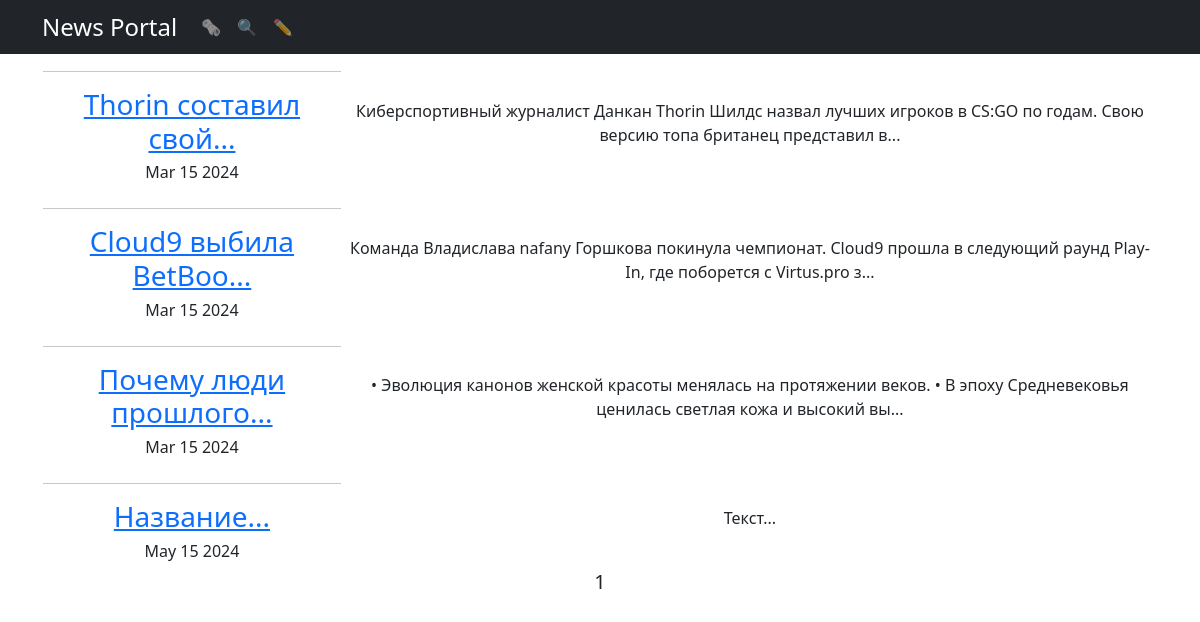
The app's page /, older data.
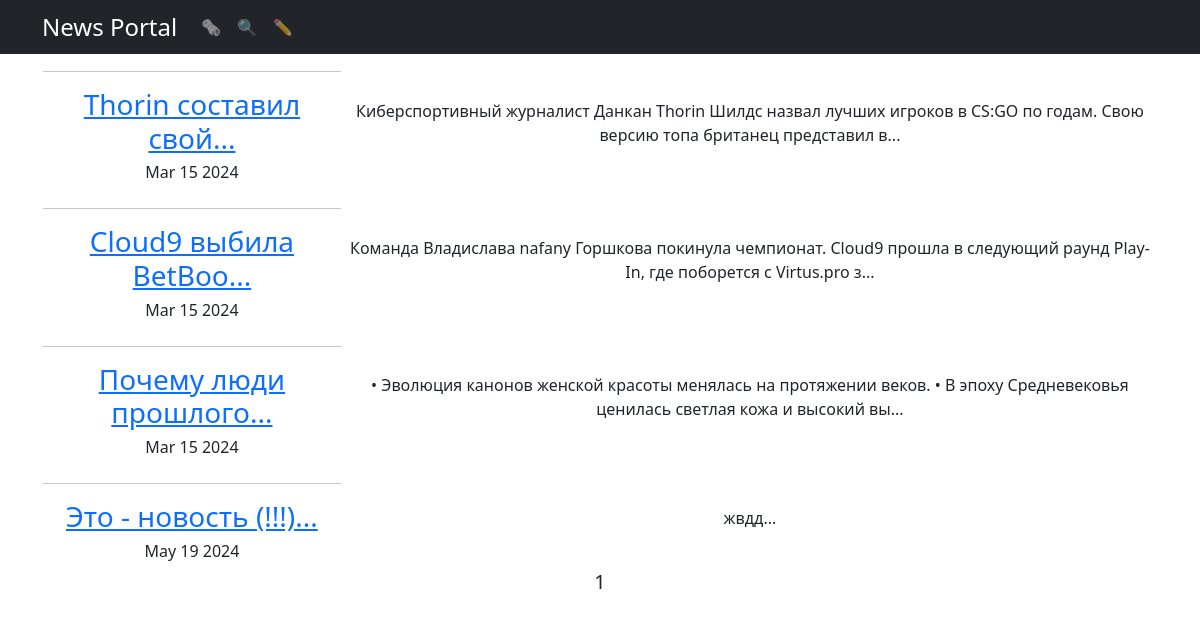
The same page, newer data.
### news/models.py (models this page shows, shortened)
class Post(models.Model):
    content_type = models.CharField(max_length = 2,
                                  choices = CONTENT_TYPE,
                                  default = article)
    author = models.ForeignKey("Author", on_delete = models.CASCADE)
    datetime = models.DateTimeField(auto_now_add=True)
    category = models.ManyToManyField("Category")
    title = models.TextField()
    text = models.TextField()
    rating = models.FloatField(default=0)

### news/views.py (the view)
# urls.py: path('', PostsList.as_view(), name='posts_list'),
class PostsList(ListView):
    raise_exception = True
    queryset = Post.objects.order_by('datetime')
    template_name = 'news.html'
    context_object_name = 'news'
    paginate_by = 7
    def get_queryset(self):
        queryset = super().get_queryset()
        self.filterset = PostFilter(self.request.GET, queryset)
        return self.filterset.qs
    def get_context_data(self, **kwargs):
        context = super().get_context_data(**kwargs)
        context['filterset'] = self.filterset
        return context

### news/templatetags/custom_filters.py (called while the page is built)
@register.filter()
def preview_title(text):
    return f"{text[:20]}..."

@register.filter()
def preview_text(text):
    return f"{text[:124]}..."

### templates/news.html (shortened to what this page needs)
{% extends 'flatpages/default.html' %}
{% load custom_filters %}
{% block content %}
   {% if news %}
        <table>
            {% for post in news %}
                <tr>
                    <td>
                        <hr>
                        <h3>
                            <a href="{{post.id}}">{{ post.title|preview_title }}</a>
                        </h3>
                        <h6>{{ post.datetime|date:'M d Y' }}</h6>
                        <td>{{ post.text|preview_text }}</td>
                    </td>
                </tr>
            {% endfor %}
        </table>
   {% else %}
       <h2>Статей нет!</h2>
        <h5>Ну же! Напишите свою первую статью!</h5>
   {% endif %}
   <h5>
        {{ page_obj.number }}
   </h5>
{% endblock content %}

### templates/flatpages/default.html (shortened to what this page needs)
<!DOCTYPE html>
<html lang="en">
    <head>
        {% load static %}
        <link href="{% static 'css/styles.css' %}" rel="stylesheet" />
    </head>
    <body>
        <nav class="navbar navbar-expand-lg navbar-dark bg-dark static-top">
            <div class="container">
                <a class="navbar-brand" href="/">News Portal</a>
                <div class="collapse navbar-collapse" id="navbarResponsive">
                    <ul class="navbar-nav ml-auto">
                        <li class="nav-item active">
                            <a class="nav-link" href="/">🗞
                            </a>
                        </li>
                        <li class="nav-item">
                            <a class="nav-link" href="/search/">🔍
                            </a>
                        </li>
                        <li class="nav-item">
                            <a class="nav-link" href="/create/news/">✏️
                            </a>
                        </li>
                    </ul>
                </div>
            </div>
         </nav>
         <div class="container">
            <div class="row">
                <div class="col-lg-12 text-center">
                    {% block content %}{% endblock content %}
                </div>
            </div>
         </div>
    </body>
</html>

Row changes from the older to the newer data that the page shows:
removed Post: title|preview_title "Название...", datetime "May 15 2024", text|preview_text "Текст..."
added Post: title|preview_title "Это - новость (!!!)...", datetime "May 19 2024", text|preview_text "жвдд..."
